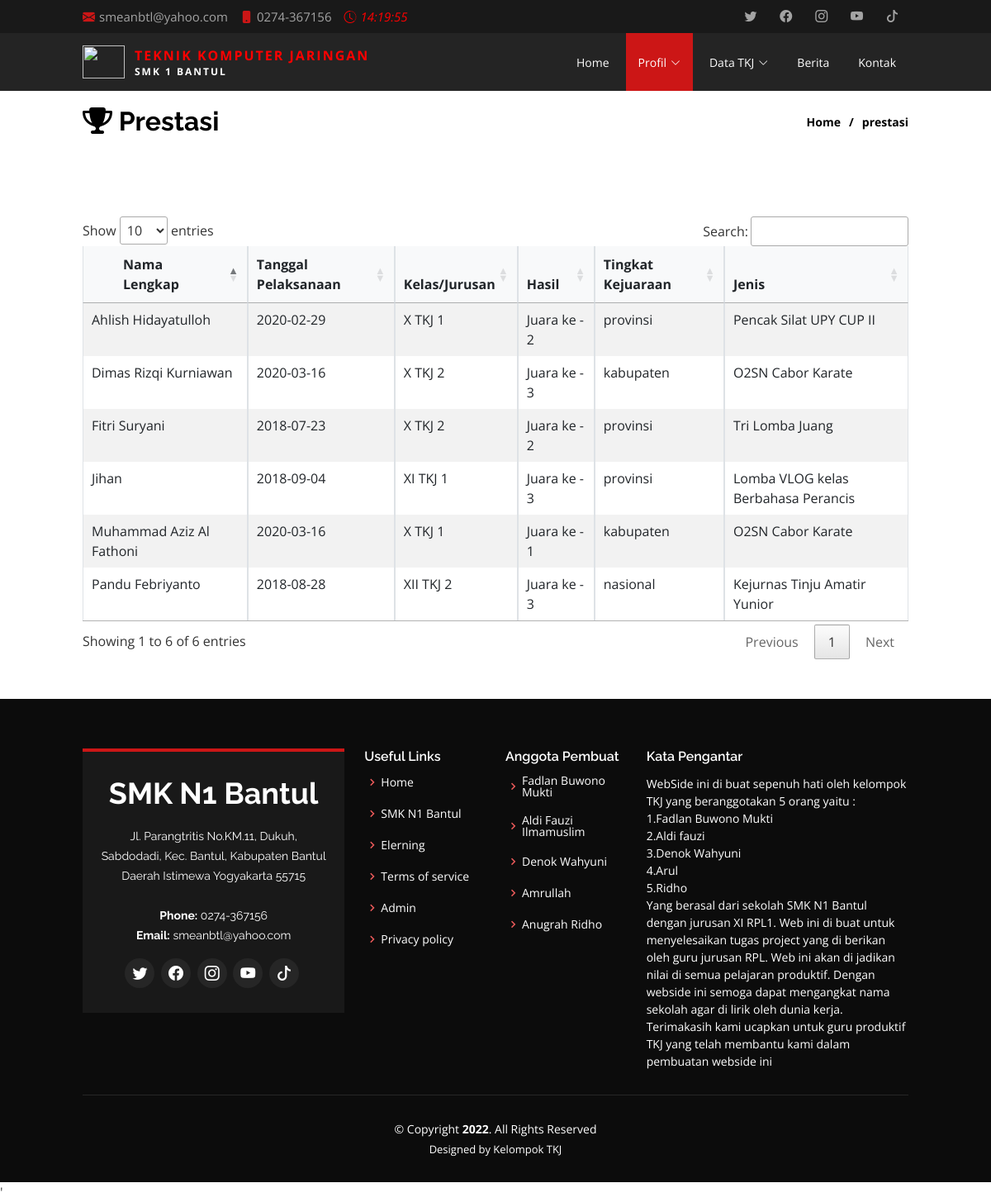
/Prestasi.php, run on the app's committed database.
### tables this page shows
CREATE TABLE `prestasi` (
  `id` int(30) NOT NULL,
  `nama` varchar(255) NOT NULL,
  `kelas` enum('X TKJ 1','X TKJ 2','XI TKJ 1','XI TKJ 2','XII TKJ 1','XII TKJ 2') NOT NULL,
  `tingkat` enum('nasional','provinsi','kabupaten') NOT NULL,
  `jenis` varchar(255) NOT NULL,
  `tgl` date NOT NULL,
  `hasil` enum('1','2','3') NOT NULL
);

### Prestasi.php (the view, shortened to what this page needs)
<!DOCTYPE html>
<html lang="en">
<head>
  <link href="assets/vendor/aos/aos.css" rel="stylesheet">
  <link href="assets/vendor/bootstrap/css/bootstrap.min.css" rel="stylesheet">
  <link href="assets/vendor/bootstrap-icons/bootstrap-icons.css" rel="stylesheet">
  <link href="assets/vendor/boxicons/css/boxicons.min.css" rel="stylesheet">
  <link href="assets/vendor/glightbox/css/glightbox.min.css" rel="stylesheet">
  <link href="assets/vendor/swiper/swiper-bundle.min.css" rel="stylesheet">
    <link rel="stylesheet" type="text/css" href="https://cdn.datatables.net/1.10.19/css/dataTables.bootstrap.min.css">
	<link rel="stylesheet" type="text/css" href="https://cdn.datatables.net/fixedheader/3.1.5/css/fixedHeader.bootstrap.min.css">
    <link rel="stylesheet" type="text/css" href="https://cdn.datatables.net/responsive/2.2.3/css/responsive.bootstrap.min.css">
  <link href="assets/css/prestasi.css" rel="stylesheet">
</head>
<body class="selection:bg-slate-600 selection:text-white">
<?php include('assets/includes/header.php');?>
   <section id="breadcrumbs" class="breadcrumbs">
    <div class="container">
      <div class="d-flex justify-content-between align-items-center">
        <h2><i class="fa fa-trophy" aria-hidden="true"></i>
Prestasi</h2>
        <ol>
          <li><a href="index.html">Home</a></li>
          <li>prestasi</li>
        </ol>
      </div>
    </div>
  </section>
  <div class="container my-5">
<div class="">
    <table  id="dataTable" class="table table-striped table-bordered" style="width:100%">
 <thead class="bg-light">
  <tr>
    <th class="px-5">Nama Lengkap</th>
    <th>Tanggal Pelaksanaan</th>
    <TH>Kelas/Jurusan</TH>
    <TH>Hasil</TH>
    <th>Tingkat Kejuaraan</th>
    <th>Jenis</th>
  </tr>
 </thead>
<tbody>
    <?php
 require('koneksi.php');
 $query1= mysqli_query($connection,"SELECT * FROM prestasi");
 while($row=mysqli_fetch_array($query1))
 {
    ?>
    <tr>
      <td><?php echo  $row['nama'];?></td>
      <td><?php echo  $row['tgl'];?></td>
      <td><?php echo  $row['kelas'];?></td>
      <td >Juara ke - <?php echo  $row['hasil'];?></td>
      <td ><?php echo  $row['tingkat'];?></td>
      <td ><?php echo  $row['jenis'];?></td>
    </tr>
    <?php }  ?>
</tbody>
        </table>
 </div>
 </div>
  <?php include('assets/includes/footer.php');?>'
  <script src="https://cdn.tailwindcss.com"></script>
</body>
</html>

### data on the page
prestasi: nama "Fitri Suryani", tgl "2018-07-23", kelas "X TKJ 2", hasil "2", tingkat "provinsi", jenis "Tri Lomba Juang"
prestasi: nama "Pandu Febriyanto", tgl "2018-08-28", kelas "XII TKJ 2", hasil "3", tingkat "nasional", jenis "Kejurnas Tinju Amatir Yunior"
prestasi: nama "Jihan", tgl "2018-09-04", kelas "XI TKJ 1", hasil "3", tingkat "provinsi", jenis "Lomba VLOG kelas Berbahasa Perancis"
prestasi: nama "Ahlish Hidayatulloh", tgl "2020-02-29", kelas "X TKJ 1", hasil "2", tingkat "provinsi", jenis "Pencak Silat UPY CUP II"
prestasi: nama "Muhammad Aziz Al Fathoni", tgl "2020-03-16", kelas "X TKJ 1", hasil "1", tingkat "kabupaten", jenis "O2SN Cabor Karate"
prestasi: nama "Dimas Rizqi Kurniawan", tgl "2020-03-16", kelas "X TKJ 2", hasil "3", tingkat "kabupaten", jenis "O2SN Cabor Karate"
